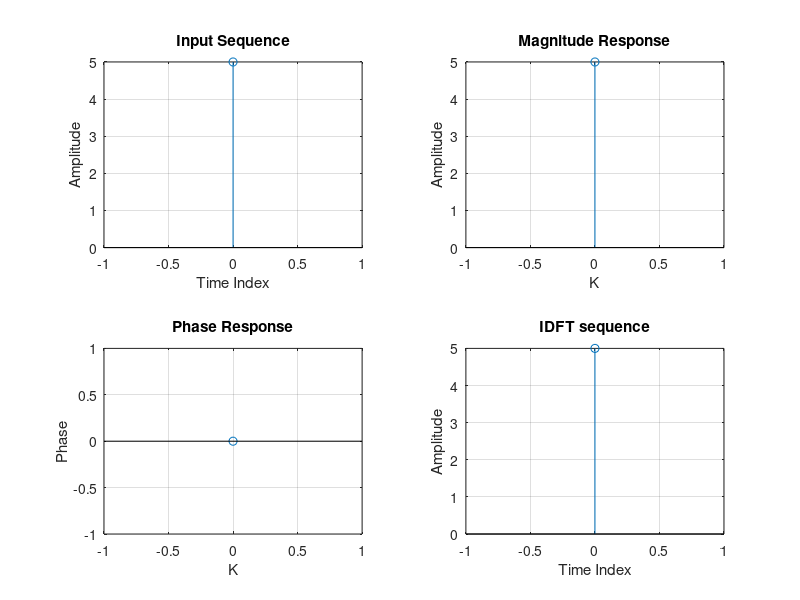

MATLAB code for this plot:
%program to find the DFT/IDFT of a sequence without using the inbuilt functions
clc 
close all; 
clear all; 
xn=input('Enter the sequence  x(n)'); % Get the sequence from user 
ln=length(xn); %find the length of the sequence 
%initilise an array of same size as that of input  sequence 
xk=zeros(1,ln);
%initilise an array of same size as that of input sequence
ixk=zeros(1,ln); 
%code block to find the DFT of the sequence 

for k=0:ln-1
    for n=0:ln-1
        xk(k+1)=xk(k+1)+(xn(n+1)*exp((-i)*2*pi*k*n/ln)); 
    end
end
%------- 
%code block to plot the input sequence 
t=0:ln-1; 
subplot(221); stem(t,xn); 
grid 
ylabel ('Amplitude'); 
xlabel ('Time Index'); 
title('Input Sequence'); 

magnitude=abs(xk); 
% Find the magnitudes of individual DFT points 
%code block to plot the magnitude response 
%----- 
t=0:ln-1; 
subplot(222); 
stem(t,magnitude); 
grid 
ylabel ('Amplitude'); 
xlabel ('K'); title ('Magnitude Response'); 

phase=angle(xk);
% Find the phases of individual DFT points 

%code block to plot the magnitude sequence 
t=0:ln-1; 
subplot(223); stem(t,phase); 
grid 
ylabel ('Phase'); 
xlabel ('K'); 
title('Phase Response'); 
%------- % Code block to find the IDFT of the sequence %---- 
for n=0:ln-1 
    for k=0:ln-1 
        ixk(n+1)=ixk(n+1)+(xk(k+1)*exp(i*2*pi*k*n/ln)); 
    end 
end 
ixk=ixk./ln; 

% %code block to plot the input sequence 

t=0:ln-1; 
subplot(224); 
stem(t,xn); 
grid; 
ylabel ('Amplitude'); 
xlabel ('Time Index'); 
title ('IDFT sequence') 

